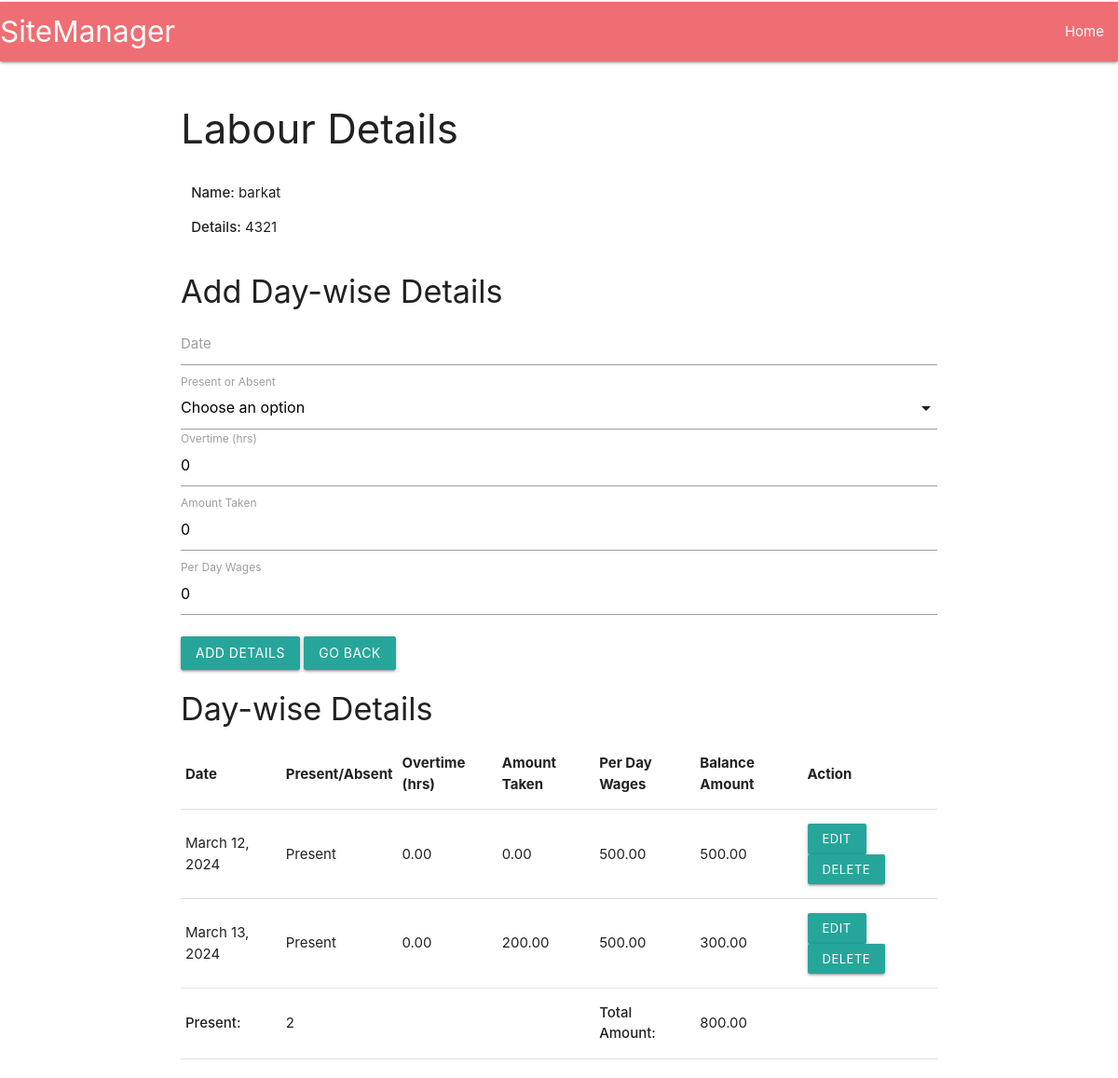
Screenshot of /ManageSites/2/LabourDetails/2 with the database file from the repository.
### sites/models.py (models this page shows)
class Manpower(models.Model):
    site = models.ForeignKey(Site, on_delete=models.CASCADE)
    name = models.CharField(max_length=100)
    adhaarno = models.CharField(max_length=20)
    contact = models.CharField(max_length=20)

class Attendance(models.Model):
    MAN_CHOICES = [("Present", "Present"), ("Absent", "Absent")]
    manpower = models.ForeignKey(Manpower, on_delete=models.CASCADE)
    date = models.DateField()
    present_or_absent = models.CharField(max_length=10, choices=MAN_CHOICES)
    overtime = models.DecimalField(max_digits=20, decimal_places=2)
    amount_taken = models.DecimalField(max_digits=100, decimal_places=2)
    per_day_wages = models.DecimalField(max_digits=100, decimal_places=2)

### sites/views.py (the view, shortened to what this page needs)
# urls.py: path('ManageSites/<int:site_id>/LabourDetails/<int:labour_id>', views.LabourDetails, name='LabourDetails'),
def LabourDetails(request,site_id,labour_id):
    siteInfo = get_object_or_404(Site, pk=site_id)
    manPK = get_object_or_404(Manpower, pk=labour_id)
    manAttendances = Attendance.objects.filter(manpower=manPK)
    return render(request,'sites/LabourDetails.html',{'manPK':manPK,'manAttendances':manAttendances,'siteInfo':siteInfo})

### sites/templates/sites/LabourDetails.html (shortened to what this page needs)
{% extends 'Navbar.html' %}
{% block content %}
<body>
    <div class="container">
        <h3>Labour Details</h3>
        <div class="row">
            <div class="col s6">
                <p><strong>Name:</strong> {{ manPK.name }} </p>
                <p><strong>Details:</strong> {{ manPK.contact }} </p>
            </div>
        </div>
        <h4>Add Day-wise Details</h4>
        <form method="post">
            <div class="input-field">
                <input id="date" name="date" type="text" class="datepicker">
                <label for="date">Date</label>
            </div>
            <div class="input-field">
                <label for="present_or_absent">Present or Absent</label>
            </div>
            <div class="input-field">
                <input id="overtime" name="overtime" type="text" value="0" class="validate">
                <label for="overtime">Overtime (hrs)</label>
            </div>
            <div class="input-field">
                <input id="amount_taken" name="amount_taken" type="text" value="0" class="validate">
                <label for="amount_taken">Amount Taken</label>
            </div>
            <div class="input-field">
                <input id="per_day_wages" name="per_day_wages" type="text" value="0" class="validate">
                <label for="per_day_wages">Per Day Wages</label>
            </div>
            <button class="btn waves-effect waves-light" type="submit">Add Details</button>
            <a href="{% url 'ManageSites' siteInfo.id %} " class="btn waves-effect waves-light">Go Back</a>
        </form>
        <h4>Day-wise Details</h4>
        <table class="highlight">
            <thead>
                <tr>
                    <th>Date</th>
                    <th>Present/Absent</th>
                    <th>Overtime (hrs)</th>
                    <th>Amount Taken</th>
                    <th>Per Day Wages</th>
                    <th>Balance Amount</th>
                    <th>Action</th>
                </tr>
            </thead>
            <tbody>
                {% for manAttendance in manAttendances %}
                <tr>
                    <td> {{ manAttendance.date }} </td>
                    <td class="present_or_absent"> {{ manAttendance.get_present_or_absent_display }} </td>
                    <td class="overtime">{{ manAttendance.overtime }}</td>
                    <td class="amount-taken">{{ manAttendance.amount_taken }}</td>
                    <td class="per-day-wages">{{ manAttendance.per_day_wages }}</td>
                    <td class="total-amount"></td>
                    <td>
                        <a href="#" class="btn-small waves-effect waves-light">Edit</a>
                        <a href="{% url 'delete_ManData' siteInfo.id manPK.id manAttendance.id %}"
                            class="btn-small waves-effect waves-light">Delete</a>
                    </td>
                </tr>
                {% endfor %}
            </tbody>
            <tfoot>
                <tr>
                    <td><strong>Present:</strong></td>
                    <td id="present"></td>
                    <td colspan="2"></td>
                    <td><strong>Total Amount:</strong></td>
                    <td id="total_amount"></td>
                    <td></td>
                </tr>
            </tfoot>
        </table>
    </div>
</body>
{% endblock %}

### sites/templates/sites/Navbar.html (style rules this page uses)
body { padding-top: 2px; }

### rows the page displays
Manpower: name "barkat", contact "4321"
Attendance: date "March 12, 2024", present_or_absent "Present", overtime "0.00", amount_taken "0.00", per_day_wages "500.00"
Attendance: date "March 13, 2024", present_or_absent "Present", overtime "0.00", amount_taken "200.00", per_day_wages "500.00"
